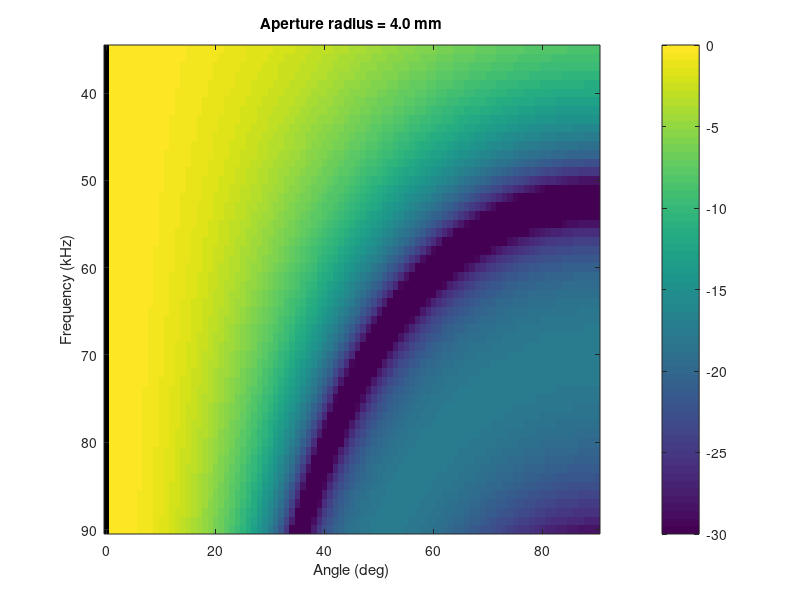

Reproduce this figure in MATLAB.

c = 343;
freq = (35:1:90)*1e3;
bp_info.k = 2*pi*freq'/c;
pol_angle = 0:pi/180:pi/2;
bp_info.a = 4e-3;

mic_dB = 20*log10(abs(2*besselj(1,bp_info.k*bp_info.a*sin(pol_angle))./...
                     (bp_info.k*bp_info.a*sin(pol_angle))));
                 
imagesc(pol_angle/pi*180,freq/1e3,mic_dB);
xlabel('Angle (deg)');
ylabel('Frequency (kHz)');
title(sprintf('Aperture radius = %3.1f mm',bp_info.a*1e3));
colorbar
caxis([-30 0])